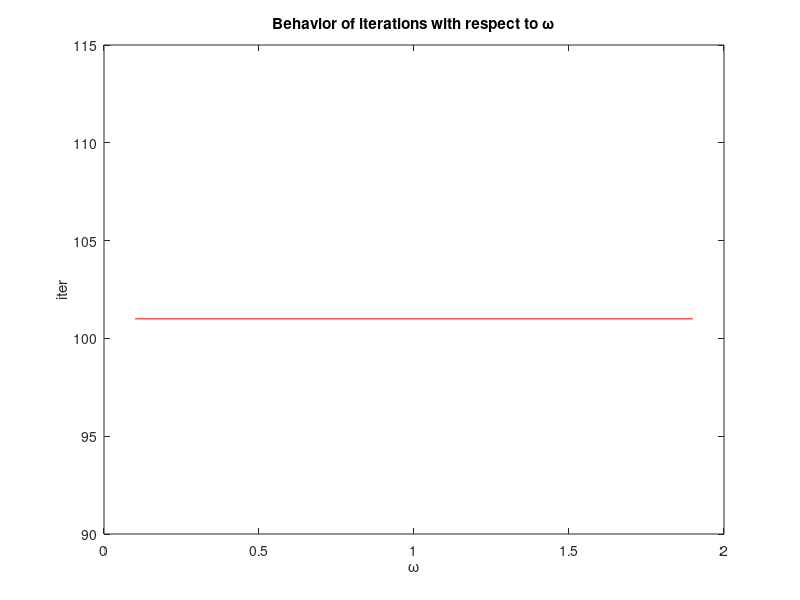

Source code (MATLAB):
%Georgios Tsiris, 1115201700173
clear; clc;
%disp('METHODOS SOR iterations-Peiramatiko');

prompt_a = 'Pick parameter a: ';
a=input(prompt_a)

prompt_b = 'Pick parameter b: ';
b=input(prompt_b)

prompt_n = 'Pick parameter n: ';
n=input(prompt_n)

ai(1:n-1)=-a;
bi(1:n)=4;
ci(1:n-1)=-b;
A=diag(ai,-1)+diag(bi)+diag(ci,1);

x=ones(n,1);
d=A*x;

x0=d;
x1=x0;

tol=(1/2)*10^-6;
maxits=100;

itcount=0;

CL=-tril(A, -1);

CU=-triu(A, 1);

I=eye(n);
D=diag(diag(A));

D1=inv(D);

L=D1*CL;

U=D1*CU;

B=L+U; 
%idiotimes tou pinaka B (Jacobi)
x=eig(B);
%disp('x'); disp(x);
rB=max(abs(x));  %m_up=rB
%disp(' rB'); disp( rB);

%ipologismos omega
disp('Methodos SOR');
omega=2.0/(1.0+sqrt(1-rB*rB));

disp('*******************    SOR     *********************');
fid611=fopen('C:\Users\maria\Desktop\demo\SOR_iter.txt','a+');
fprintf(fid611, 'w         iter    \n\n');

nm=0;
col=0;
for w=0.1:0.1:1.9
    nm=0;
    x0=d;
    x1=x0;
    tt=tic;
    itcount=0;
    while itcount<=maxits
        x0=x1;
        x1=inv(I-w*U)*((1-w)*I+w*L)*x0+w*inv(I-w*U)*D1*d;
        nm=norm(x1-x0, Inf);
        if nm<tol
            iter=itcount;
            %fprintf('siglisi se %d epanalipseis\n',iter);
            fprintf(fid611, '%f    %f    \n\n',w, iter);
            break;
        end
        itcount=itcount+1;
    end% while
    %apothikeusi apotelesmaton se pinakes gia dimiourgia
    %grafikis parastasis
    col=col+1;
    finw(col,1)=w;
    finit(col,1)= itcount;
    %disp(finw);  disp(finit);
    if nm>tol
        %disp('oxi siglisi meta apo'); disp(maxits); disp('epanalipseis');
    end
    e=toc(tt);
    %disp('e=cputime');disp(e);
end  %for w

% Dimiourgia grafikis parastasis
plot(finw, finit, 'r');
xlabel('\omega');              %  add axis labels and plot title
ylabel('iter');                %  add axis labels and plot title
title('Behavior of iterations with respect to \omega');

disp('Ypologismos elaxistou apo peiramatiko prosdiorismo');
[iterations, thesi]=min(finit);
wopt=finw(thesi,1); %disp('wopt'); disp(wopt);
% disp('iterations');disp(iterations);
%disp('thesi');disp(thesi);
%disp('ypologismos olon ton theseon me tin idia peiramatiki fasmatiki aktina');
thesi=find(finit==iterations);%disp('thesi');disp(thesi);
wopt=finw(thesi,1); %disp('wopt'); disp(wopt);


disp('Peiramatika apotelesmata');
disp('wopt'); disp(wopt);
disp('iterations');disp(iterations);
disp('thesi');disp(thesi);

disp('Beltistes parametroi');
disp('omega'); disp(omega);

fclose(fid611);   
